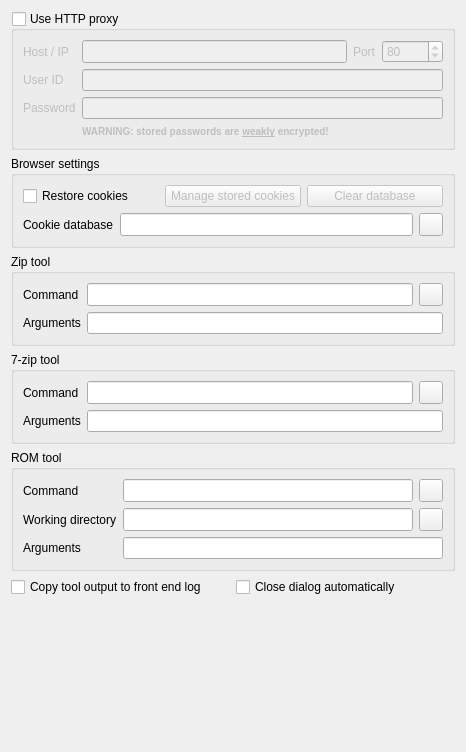
             <widget class="QWidget" name="scrollAreaWidgetContents_6">
              <property name="geometry">
               <rect>
                <x>0</x>
                <y>0</y>
                <width>466</width>
                <height>752</height>
               </rect>
              </property>
              <layout class="QGridLayout" name="gridLayout_16">
               <item row="0" column="0">
                <layout class="QGridLayout" name="gridLayout_17">
                 <item row="2" column="0" colspan="2">
                  <widget class="QGroupBox" name="groupBoxZipTool">
                   <property name="title">
                    <string>Zip tool</string>
                   </property>
                   <layout class="QGridLayout">
                    <item row="0" column="0">
                     <widget class="QLabel" name="labelZipTool">
                      <property name="text">
                       <string>Command</string>
                      </property>
                     </widget>
                    </item>
                    <item row="0" column="1">
                     <widget class="QLineEdit" name="lineEditZipTool">
                      <property name="sizePolicy">
                       <sizepolicy hsizetype="Expanding" vsizetype="Minimum">
                        <horstretch>0</horstretch>
                        <verstretch>0</verstretch>
                       </sizepolicy>
                      </property>
                      <property name="toolTip">
                       <string>External zip tool, i.e. &quot;zip&quot; (read and execute)</string>
                      </property>
                     </widget>
                    </item>
                    <item row="0" column="2">
                     <widget class="QToolButton" name="toolButtonBrowseZipTool">
                      <property name="sizePolicy">
                       <sizepolicy hsizetype="Fixed" vsizetype="Minimum">
                        <horstretch>0</horstretch>
                        <verstretch>0</verstretch>
                       </sizepolicy>
                      </property>
                      <property name="toolTip">
                       <string>Browse for zip tool</string>
                      </property>
                      <property name="icon">
                       <iconset resource="qmc2.qrc">
                        <normaloff>:/data/img/fileopen.png</normaloff>:/data/img/fileopen.png</iconset>
                      </property>
                     </widget>
                    </item>
                    <item row="1" column="0">
                     <widget class="QLabel" name="labelZipToolRemovalArguments">
                      <property name="text">
                       <string>Arguments</string>
                      </property>
                     </widget>
                    </item>
                    <item row="1" column="1" colspan="2">
                     <widget class="QLineEdit" name="lineEditZipToolRemovalArguments">
                      <property name="sizePolicy">
                       <sizepolicy hsizetype="Expanding" vsizetype="Minimum">
                        <horstretch>0</horstretch>
                        <verstretch>0</verstretch>
                       </sizepolicy>
                      </property>
                      <property name="toolTip">
                       <string>Zip tool argument list to remove entries from the ZIP archive (i. e. &quot;$ARCHIVE$ -d $FILELIST$&quot;)</string>
                      </property>
                     </widget>
                    </item>
                   </layout>
                  </widget>
                 </item>
                 <item row="6" column="0" colspan="2">
                  <spacer name="spacer10">
                   <property name="orientation">
                    <enum>Qt::Vertical</enum>
                   </property>
                   <property name="sizeHint" stdset="0">
                    <size>
                     <width>20</width>
                     <height>20</height>
                    </size>
                   </property>
                  </spacer>
                 </item>
                 <item row="4" column="0" colspan="2">
                  <widget class="QGroupBox" name="groupBoxRomTool">
                   <property name="title">
                    <string>ROM tool</string>
                   </property>
                   <layout class="QGridLayout" name="gridLayout_18">
                    <item row="0" column="0">
                     <widget class="QLabel" name="labelRomTool">
                      <property name="text">
                       <string>Command</string>
                      </property>
                     </widget>
                    </item>
                    <item row="0" column="1">
                     <widget class="QLineEdit" name="lineEditRomTool">
                      <property name="sizePolicy">
                       <sizepolicy hsizetype="Expanding" vsizetype="Minimum">
                        <horstretch>0</horstretch>
                        <verstretch>0</verstretch>
                       </sizepolicy>
                      </property>
                      <property name="toolTip">
                       <string>External ROM tool (it's completely up to you...)</string>
                      </property>
                     </widget>
                    </item>
                    <item row="0" column="2">
                     <widget class="QToolButton" name="toolButtonBrowseRomTool">
                      <property name="sizePolicy">
                       <sizepolicy hsizetype="Fixed" vsizetype="Minimum">
                        <horstretch>0</horstretch>
                        <verstretch>0</verstretch>
                       </sizepolicy>
                      </property>
                      <property name="toolTip">
                       <string>Browse ROM tool</string>
                      </property>
                      <property name="icon">
                       <iconset resource="qmc2.qrc">
                        <normaloff>:/data/img/fileopen.png</normaloff>:/data/img/fileopen.png</iconset>
                      </property>
                     </widget>
                    </item>
                    <item row="2" column="0">
                     <widget class="QLabel" name="labelRomArguments">
                      <property name="text">
                       <string>Arguments</string>
                      </property>
                     </widget>
                    </item>
                    <item row="2" column="1" colspan="2">
                     <widget class="QLineEdit" name="lineEditRomToolArguments">
                      <property name="sizePolicy">
                       <sizepolicy hsizetype="Expanding" vsizetype="Minimum">
                        <horstretch>0</horstretch>
                        <verstretch>0</verstretch>
                       </sizepolicy>
                      </property>
                      <property name="toolTip">
                       <string>ROM tool argument list (i. e. &quot;$ID$ $DESCRIPTION$&quot;)</string>
                      </property>
                     </widget>
                    </item>
                    <item row="1" column="0">
                     <widget class="QLabel" name="labelRomToolWorkingDirectory">
                      <property name="text">
                       <string>Working directory</string>
                      </property>
                     </widget>
                    </item>
                    <item row="1" column="1">
                     <widget class="QLineEdit" name="lineEditRomToolWorkingDirectory">
                      <property name="sizePolicy">
                       <sizepolicy hsizetype="Expanding" vsizetype="Minimum">
                        <horstretch>0</horstretch>
                        <verstretch>0</verstretch>
                       </sizepolicy>
                      </property>
                      <property name="toolTip">
                       <string>Working directory that's used when the ROM tool is executed (if empty, QMC2's current working directory is used)</string>
                      </property>
                     </widget>
                    </item>
                    <item row="1" column="2">
                     <widget class="QToolButton" name="toolButtonBrowseRomToolWorkingDirectory">
                      <property name="sizePolicy">
                       <sizepolicy hsizetype="Fixed" vsizetype="Minimum">
                        <horstretch>0</horstretch>
                        <verstretch>0</verstretch>
                       </sizepolicy>
                      </property>
                      <property name="toolTip">
                       <string>Browse working directory of the ROM tool</string>
                      </property>
                      <property name="text">
                       <string/>
                      </property>
                      <property name="icon">
                       <iconset resource="qmc2.qrc">
                        <normaloff>:/data/img/fileopen.png</normaloff>:/data/img/fileopen.png</iconset>
                      </property>
                     </widget>
                    </item>
                   </layout>
                  </widget>
                 </item>
                 <item row="5" column="0">
                  <widget class="QCheckBox" name="checkBoxCopyToolOutput">
                   <property name="toolTip">
                    <string>Copy the tool's output to the front end log (keeping it for debugging)</string>
                   </property>
                   <property name="text">
                    <string>Copy tool output to front end log</string>
                   </property>
                  </widget>
                 </item>
                 <item row="5" column="1">
                  <widget class="QCheckBox" name="checkBoxCloseToolDialog">
                   <property name="toolTip">
                    <string>Automatically close the tool-executor dialog when the external process finished</string>
                   </property>
                   <property name="text">
                    <string>Close dialog automatically</string>
                   </property>
                  </widget>
                 </item>
                 <item row="0" column="0" colspan="2">
                  <widget class="QGroupBox" name="groupBoxHTTPProxy">
                   <property name="enabled">
                    <bool>true</bool>
                   </property>
                   <property name="toolTip">
                    <string>Enable / disable the use of an HTTP proxy on any web lookups</string>
                   </property>
                   <property name="title">
                    <string>Use HTTP proxy</string>
                   </property>
                   <property name="checkable">
                    <bool>true</bool>
                   </property>
                   <property name="checked">
                    <bool>false</bool>
                   </property>
                   <layout class="QGridLayout" name="gridLayout_19">
                    <item row="0" column="0">
                     <widget class="QLabel" name="labelHTTPProxyHost">
                      <property name="text">
                       <string>Host / IP</string>
                      </property>
                     </widget>
                    </item>
                    <item row="0" column="1">
                     <widget class="QLineEdit" name="lineEditHTTPProxyHost">
                      <property name="sizePolicy">
                       <sizepolicy hsizetype="Expanding" vsizetype="Minimum">
                        <horstretch>0</horstretch>
                        <verstretch>0</verstretch>
                       </sizepolicy>
                      </property>
                      <property name="toolTip">
                       <string>Hostname or IP address of the HTTP proxy server</string>
                      </property>
                     </widget>
                    </item>
                    <item row="0" column="2">
                     <widget class="QLabel" name="labelHTTPProxyPort">
                      <property name="text">
                       <string>Port</string>
                      </property>
                     </widget>
                    </item>
                    <item row="0" column="3">
                     <widget class="QSpinBox" name="spinBoxHTTPProxyPort">
                      <property name="sizePolicy">
                       <sizepolicy hsizetype="Minimum" vsizetype="Minimum">
                        <horstretch>0</horstretch>
                        <verstretch>0</verstretch>
                       </sizepolicy>
                      </property>
                      <property name="toolTip">
                       <string>Port to access the HTTP proxy service</string>
                      </property>
                      <property name="maximum">
                       <number>65535</number>
                      </property>
                      <property name="value">
                       <number>80</number>
                      </property>
                     </widget>
                    </item>
                    <item row="1" column="0">
                     <widget class="QLabel" name="labelHTTPProxyUserID">
                      <property name="text">
                       <string>User ID</string>
                      </property>
                     </widget>
                    </item>
                    <item row="1" column="1" colspan="3">
                     <widget class="QLineEdit" name="lineEditHTTPProxyUserID">
                      <property name="sizePolicy">
                       <sizepolicy hsizetype="Expanding" vsizetype="Minimum">
                        <horstretch>0</horstretch>
                        <verstretch>0</verstretch>
                       </sizepolicy>
                      </property>
                      <property name="toolTip">
                       <string>User ID to access the HTTP proxy service (empty = no authentication)</string>
                      </property>
                     </widget>
                    </item>
                    <item row="2" column="0">
                     <widget class="QLabel" name="labelHTTPProxyPassword">
                      <property name="text">
                       <string>Password</string>
                      </property>
                     </widget>
                    </item>
                    <item row="2" column="1" colspan="3">
                     <widget class="QLineEdit" name="lineEditHTTPProxyPassword">
                      <property name="sizePolicy">
                       <sizepolicy hsizetype="Expanding" vsizetype="Minimum">
                        <horstretch>0</horstretch>
                        <verstretch>0</verstretch>
                       </sizepolicy>
                      </property>
                      <property name="toolTip">
                       <string>Password to access the HTTP proxy service (empty = no authentication)</string>
                      </property>
                      <property name="echoMode">
                       <enum>QLineEdit::Password</enum>
                      </property>
                     </widget>
                    </item>
                    <item row="3" column="1" colspan="3">
                     <widget class="QLabel" name="labelWeakEncryptionWarning">
                      <property name="text">
                       <string>&lt;font size=&quot;-1&quot;&gt;&lt;b&gt;WARNING: stored passwords are &lt;u&gt;weakly&lt;/u&gt; encrypted!&lt;/b&gt;&lt;/font&gt;</string>
                      </property>
                     </widget>
                    </item>
                   </layout>
                  </widget>
                 </item>
                 <item row="1" column="0" colspan="2">
                  <widget class="QGroupBox" name="groupBox">
                   <property name="title">
                    <string>Browser settings</string>
                   </property>
                   <layout class="QGridLayout" name="gridLayout_20">
                    <item row="1" column="2">
                     <widget class="QToolButton" name="toolButtonBrowseCookieDatabase">
                      <property name="sizePolicy">
                       <sizepolicy hsizetype="Fixed" vsizetype="Minimum">
                        <horstretch>0</horstretch>
                        <verstretch>0</verstretch>
                       </sizepolicy>
                      </property>
                      <property name="toolTip">
                       <string>Browse cookie database</string>
                      </property>
                      <property name="icon">
                       <iconset resource="qmc2.qrc">
                        <normaloff>:/data/img/fileopen.png</normaloff>:/data/img/fileopen.png</iconset>
                      </property>
                     </widget>
                    </item>
                    <item row="1" column="1">
                     <widget class="QLineEdit" name="lineEditCookieDatabase">
                      <property name="sizePolicy">
                       <sizepolicy hsizetype="Expanding" vsizetype="Minimum">
                        <horstretch>0</horstretch>
                        <verstretch>0</verstretch>
                       </sizepolicy>
                      </property>
                      <property name="toolTip">
                       <string>Cookie database file (write)</string>
                      </property>
                     </widget>
                    </item>
                    <item row="1" column="0">
                     <widget class="QLabel" name="labelCookieDatabase">
                      <property name="text">
                       <string>Cookie database</string>
                      </property>
                     </widget>
                    </item>
                    <item row="0" column="0" colspan="3">
                     <layout class="QHBoxLayout" name="horizontalLayout_5">
                      <item>
                       <widget class="QCheckBox" name="checkBoxRestoreCookies">
                        <property name="toolTip">
                         <string>Save and restore cookies used on web pages?</string>
                        </property>
                        <property name="text">
                         <string>Restore cookies</string>
                        </property>
                       </widget>
                      </item>
                      <item>
                       <widget class="QPushButton" name="pushButtonManageCookies">
                        <property name="enabled">
                         <bool>false</bool>
                        </property>
                        <property name="sizePolicy">
                         <sizepolicy hsizetype="Minimum" vsizetype="Minimum">
                          <horstretch>0</horstretch>
                          <verstretch>0</verstretch>
                         </sizepolicy>
                        </property>
                        <property name="toolTip">
                         <string>Manage cookies stored in database</string>
                        </property>
                        <property name="text">
                         <string>Manage stored cookies</string>
                        </property>
                        <property name="autoDefault">
                         <bool>false</bool>
                        </property>
                       </widget>
                      </item>
                      <item>
                       <widget class="QPushButton" name="pushButtonClearCookieDatabase">
                        <property name="enabled">
                         <bool>false</bool>
                        </property>
                        <property name="toolTip">
                         <string>Remove all cookies by recreating the database</string>
                        </property>
                        <property name="text">
                         <string>Clear database</string>
                        </property>
                        <property name="autoDefault">
                         <bool>false</bool>
                        </property>
                       </widget>
                      </item>
                     </layout>
                    </item>
                   </layout>
                  </widget>
                 </item>
                 <item row="3" column="0" colspan="2">
                  <widget class="QGroupBox" name="groupBoxSevenZipTool">
                   <property name="title">
                    <string>7-zip tool</string>
                   </property>
                   <layout class="QGridLayout" name="gridLayout_21">
                    <item row="0" column="0">
                     <widget class="QLabel" name="labelSevenZipTool">
                      <property name="text">
                       <string>Command</string>
                      </property>
                     </widget>
                    </item>
                    <item row="0" column="1">
                     <widget class="QLineEdit" name="lineEditSevenZipTool">
                      <property name="sizePolicy">
                       <sizepolicy hsizetype="Expanding" vsizetype="Minimum">
                        <horstretch>0</horstretch>
                        <verstretch>0</verstretch>
                       </sizepolicy>
                      </property>
                      <property name="toolTip">
                       <string>External 7-zip tool, i.e. &quot;7za&quot; (read and execute)</string>
                      </property>
                     </widget>
                    </item>
                    <item row="0" column="2">
                     <widget class="QToolButton" name="toolButtonBrowseSevenZipTool">
                      <property name="sizePolicy">
                       <sizepolicy hsizetype="Fixed" vsizetype="Minimum">
                        <horstretch>0</horstretch>
                        <verstretch>0</verstretch>
                       </sizepolicy>
                      </property>
                      <property name="toolTip">
                       <string>Browse for 7-zip tool</string>
                      </property>
                      <property name="icon">
                       <iconset resource="qmc2.qrc">
                        <normaloff>:/data/img/fileopen.png</normaloff>:/data/img/fileopen.png</iconset>
                      </property>
                     </widget>
                    </item>
                    <item row="1" column="0">
                     <widget class="QLabel" name="labelSevenZipToolRemovalArguments">
                      <property name="text">
                       <string>Arguments</string>
                      </property>
                     </widget>
                    </item>
                    <item row="1" column="1" colspan="2">
                     <widget class="QLineEdit" name="lineEditSevenZipToolRemovalArguments">
                      <property name="sizePolicy">
                       <sizepolicy hsizetype="Expanding" vsizetype="Minimum">
                        <horstretch>0</horstretch>
                        <verstretch>0</verstretch>
                       </sizepolicy>
                      </property>
                      <property name="toolTip">
                       <string>7-zip tool argument list to remove entries from the 7-zip archive (i. e. &quot;d $ARCHIVE$ $FILELIST$&quot;)</string>
                      </property>
                     </widget>
                    </item>
                   </layout>
                  </widget>
                 </item>
                </layout>
               </item>
              </layout>
             </widget>
